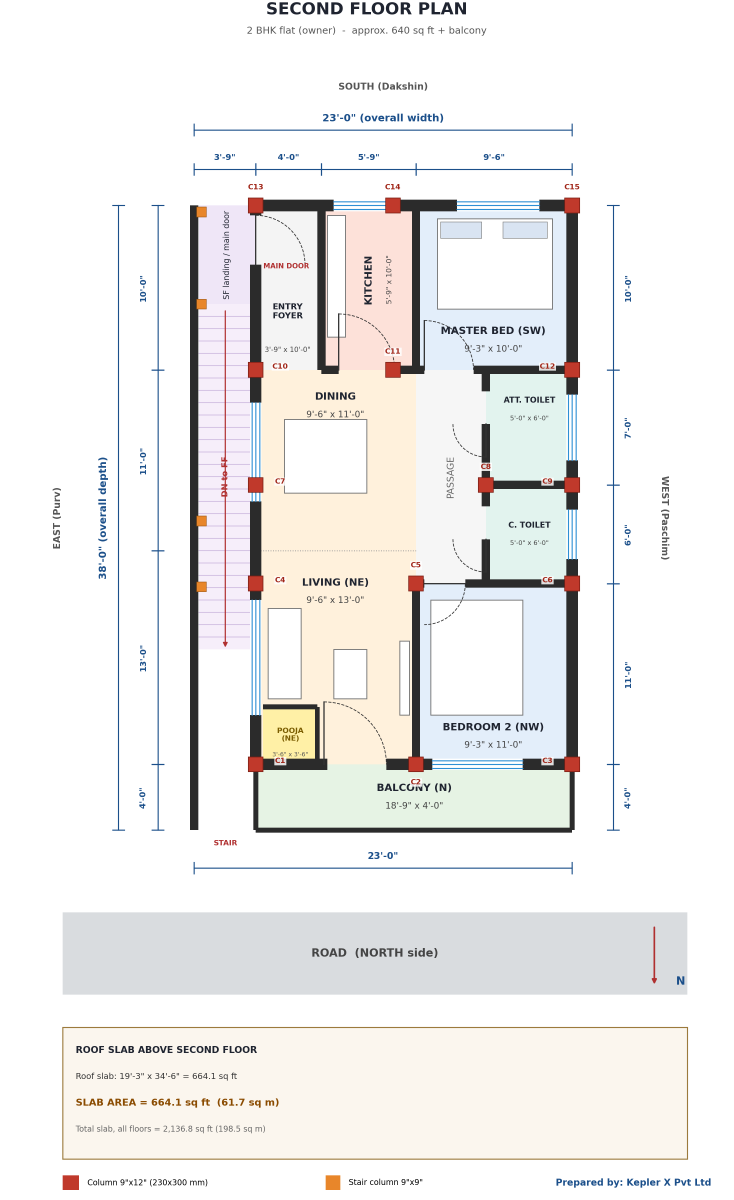
#> input picture data/sample/second_floor_plan.png, 2200 x 3600 px (shown at 1/3 size)
$ python -i vision.py   (imports and definitions only)
#> lines starting #> are read from the running program, lines starting #| are printed output that depends on the picture
from __future__ import annotations

import re
from dataclasses import dataclass
from decimal import Decimal
from pathlib import Path
from typing import TYPE_CHECKING, Literal

if TYPE_CHECKING:
    from numpy.typing import NDArray

try:
    import cv2
    import numpy as np
except ImportError as exc:  # pragma: no cover - runtime dependency guard
    cv2 = None
    np = None
    _CV2_IMPORT_ERROR = exc
else:  # pragma: no cover - imported in supported environments
    _CV2_IMPORT_ERROR = None

from constructai.extraction.schemas import Dimensions, ExtractedElement


SUPPORTED_VISUAL_EXTENSIONS = {".png", ".jpg", ".jpeg", ".bmp", ".tif", ".tiff"}


# [13 lines that did not run here, left out]


# [32 lines that did not run here, left out]


# [163 lines that did not run here, left out]


__all__ = [
    "DetectionCandidate",
    "OpenCVFloorPlanDetector",
    "YOLOFloorPlanDetector",
    "SUPPORTED_VISUAL_EXTENSIONS",
]

>>> import cv2
>>> picture = cv2.imread('../../../data/sample/second_floor_plan.png', cv2.IMREAD_GRAYSCALE)
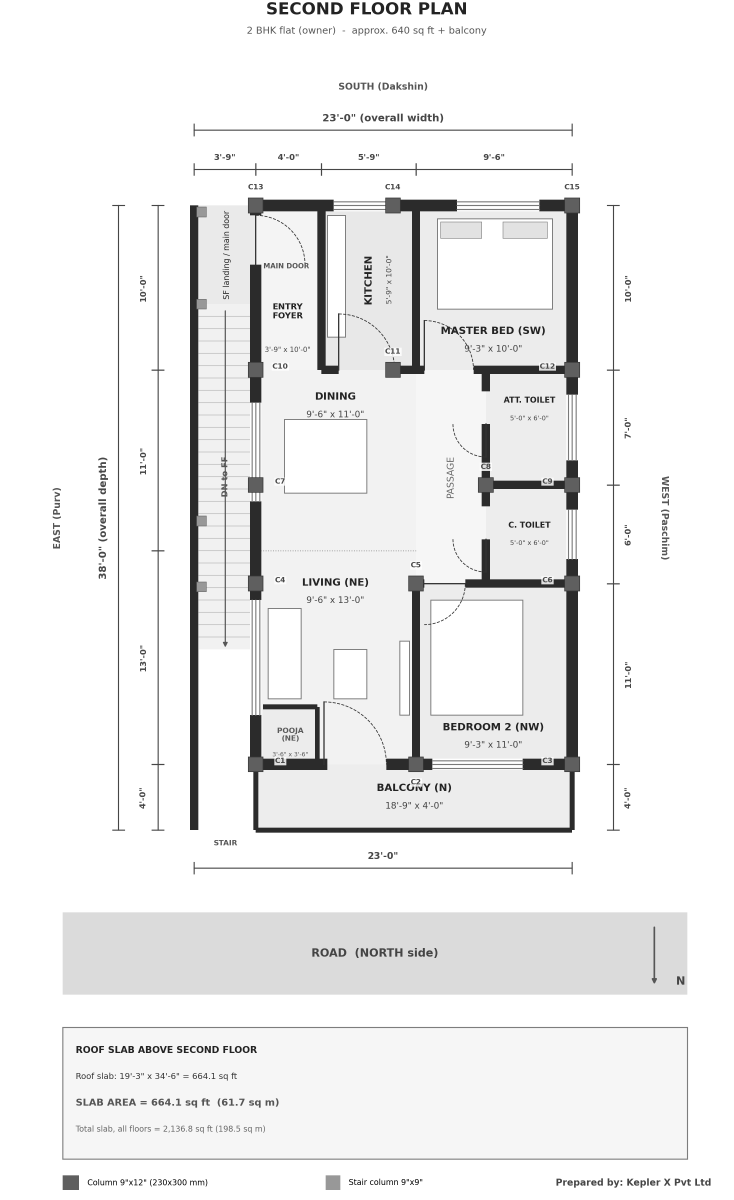
#> picture: shape (3600, 2200) (shown at 1/3 size); min 0, max 255, mean 238.1
#> (the run stopped early here; a loop or call above may not have finished)
